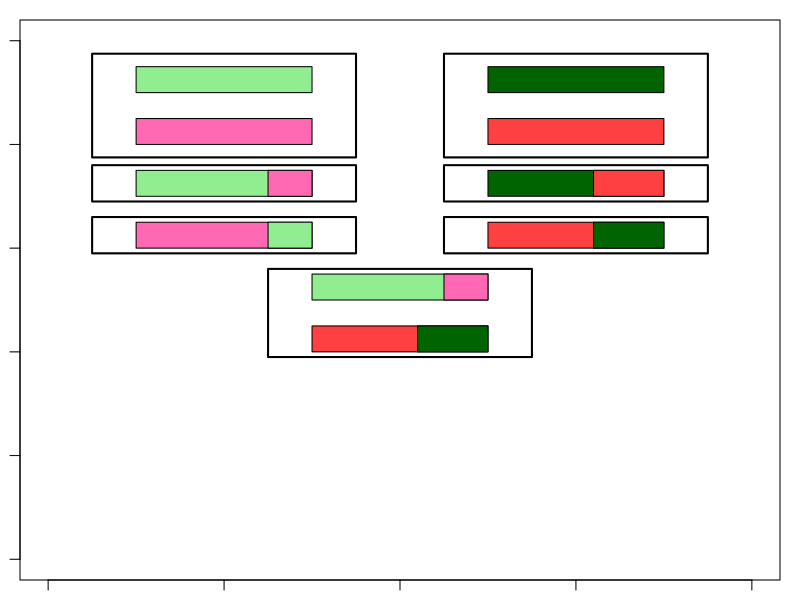

R code for this plot:


### PLOT CHROMOSOMES 

library(plotrix) ## for ellipses

# EMPTY PLOT


chromlength <- 1
chromheight <- 0.5
dist2box <- 0.25
dist2boxhap <- 0.1
indlwd <- 2
left1 <- 0.5
left2 <- 2.5
bottom1 <- 9
bottom2 <- 8
bottom3 <- 7
bottom4 <- 6
bottom5 <- 5    
bottom6 <- 4    

par(mar=c(1,1,1,1))
plot(0,0,xlim=c(0,4),ylim=c(0,10),type='n')

#### FATHER ####
rect(left1-dist2box,bottom2-dist2box,
     left1+chromlength+dist2box,bottom1+chromheight+dist2box,
     lwd=indlwd)
# father father
rect(left1,bottom1,
     left1+chromlength,bottom1+chromheight,
     col="lightgreen")
# father mother
rect(left1,bottom2,
     left1+chromlength,bottom2+chromheight,
     col="hotpink")

#### MOTHER ####
rect(left2-dist2box,bottom2-dist2box,
     left2+chromlength+dist2box,bottom1+chromheight+dist2box,
     lwd=indlwd)
# mother father
rect(left2,bottom1,
     left2+chromlength,bottom1+chromheight,
     col="darkgreen")
# mother mother
rect(left2,bottom2,
     left2+chromlength,bottom2+chromheight,
     col="brown1")


#### GAMETES #####
adm1 <- 0.75
adm2 <- 0.6
    
#### FATHER GAMETES
# gamete 1
rect(left1-dist2box,bottom3-dist2boxhap,
     left1+chromlength+dist2box,bottom3+chromheight+dist2boxhap,
     lwd=indlwd)

rect(left1,bottom3,
     left1+chromlength,bottom3+chromheight,
     col="lightgreen")
rect(left1+(chromlength*adm1),bottom3,
     left1+chromlength,bottom3+chromheight,
     col="hotpink")

########################
# gamete 2
rect(left1-dist2box,bottom4-dist2boxhap,
     left1+chromlength+dist2box,bottom4+chromheight+dist2boxhap,
     lwd=indlwd)

rect(left1,bottom4,
     left1+chromlength,bottom4+chromheight,
     col="hotpink")
rect(left1+(chromlength*adm1),bottom4,
     left1+chromlength,bottom4+chromheight,
     col="lightgreen")

#### MOTHER GAMETES
rect(left2-dist2box,bottom3-dist2boxhap,
     left2+chromlength+dist2box,bottom3+chromheight+dist2boxhap,
     lwd=indlwd)
rect(left2,bottom3,
     left2+chromlength,bottom3+chromheight,
     col="darkgreen")
rect(left2+(chromlength*adm2),bottom3,
     left2+chromlength,bottom3+chromheight,
     col="brown1")
# gamete 2
rect(left2-dist2box,bottom4-dist2boxhap,
     left2+chromlength+dist2box,bottom4+chromheight+dist2boxhap,
     lwd=indlwd)
rect(left2,bottom4,
     left2+chromlength,bottom4+chromheight,
     col="brown1")
rect(left2+(chromlength*adm2),bottom4,
     left2+chromlength,bottom4+chromheight,
     col="darkgreen")


##### ME#
mex <- mean(c(left1,left2))
rect(mex-dist2box,bottom6-dist2boxhap,
     mex+chromlength+dist2box,bottom5+chromheight+dist2boxhap,
     lwd=indlwd)

## first paternal gamete
rect(mex,bottom5,
     mex+chromlength,bottom5+chromheight,
     col="lightgreen")
rect(mex+(chromlength*adm1),bottom5,
     mex+chromlength,bottom5+chromheight,
     col="hotpink")
## second maternal gamete
rect(mex,bottom6,
     mex+chromlength,bottom6+chromheight,
     col="brown1")
rect(mex+(chromlength*adm2),bottom6,
     mex+chromlength,bottom6+chromheight,
     col="darkgreen")

##########################################################################################################
## SPACING
## ARROWS
## RECOMBINATION



